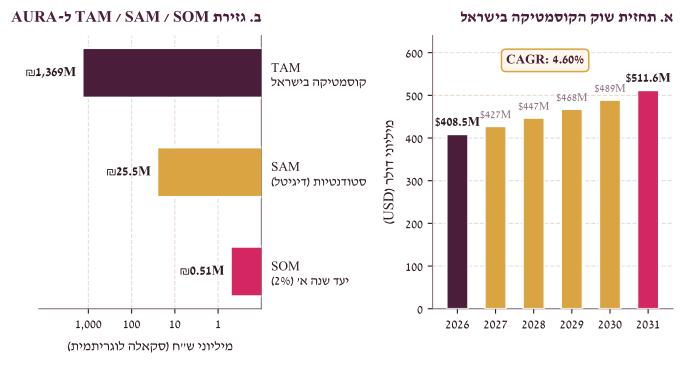

Recreate this plot in Python.
"""Figure: Israel cosmetics market forecast (2026-2031) and AURA TAM/SAM/SOM funnel.

Run from the project root:  python figures/market_growth_tam_sam_som.py
Output: figures/market_growth_tam_sam_som.pdf

Sources:
- Mordor Intelligence (2026): Israel Cosmetic Products Market $408.53M (2026) -> $511.64M (2031), CAGR 4.60%.
- Bank of Israel / market rate (Nov 2026): ~3.35 ILS/USD -> TAM ~1,369M ILS.
- CHE (2026) & CBS (2024): 350,900 students x 60.3% women = ~211.6K female students;
  70% digital/lip adoption (~148.1K) x 2.5 units/yr x 69 ILS = SAM ~25.55M ILS;
  Year-1 SOM target (2.0% of SAM) = ~0.51M ILS.
"""
import matplotlib.pyplot as plt
import numpy as np

from aura_style import AURA, SHADES, apply_style, heb, save


def main() -> None:
    apply_style()

    fig, (ax_l, ax_r) = plt.subplots(
        1, 2, figsize=(8.2, 3.55), gridspec_kw={"width_ratios": [1.0, 1.08]}
    )
    fig.subplots_adjust(wspace=0.74)

    # ------------------------------------------------------------------
    # Right panel (read first in Hebrew RTL): Israel Cosmetics Forecast
    # ------------------------------------------------------------------
    years = np.array([2026, 2027, 2028, 2029, 2030, 2031])
    base_2026 = 408.53
    cagr = 0.046
    values_usd = np.array([base_2026 * ((1 + cagr) ** i) for i in range(len(years))])
    values_usd[-1] = 511.64  # exact published 2031 endpoint

    bar_colors = [
        AURA["plum"],
        AURA["gold"],
        AURA["gold"],
        AURA["gold"],
        AURA["gold"],
        SHADES["berry"],
    ]
    bars = ax_r.bar(years, values_usd, color=bar_colors, width=0.56,
                    edgecolor="white", linewidth=1.2, zorder=3)

    ax_r.set_xlim(2025.35, 2031.65)
    ax_r.set_ylim(0, 640)
    ax_r.set_xticks(years)
    ax_r.set_xticklabels([str(y) for y in years], fontsize=9.8)
    ax_r.set_ylabel(heb("מיליוני דולר (USD)"), fontsize=10.5, color=AURA["ink"], labelpad=6)
    ax_r.grid(axis="y", linestyle="--", color=AURA["grid"], linewidth=0.8, zorder=0)
    ax_r.tick_params(axis="y", labelsize=9.5)

    for idx, (bar, val) in enumerate(zip(bars, values_usd)):
        weight = "bold" if idx in (0, len(years) - 1) else "normal"
        col = AURA["ink"] if idx in (0, len(years) - 1) else AURA["muted"]
        fs = 9.5 if idx in (0, len(years) - 1) else 8.5
        ax_r.text(
            bar.get_x() + bar.get_width() / 2,
            val + 12,
            f"${val:.0f}M" if idx not in (0, len(years) - 1) else f"${val:.1f}M",
            ha="center", va="bottom", fontsize=fs, fontweight=weight, color=col,
        )

    # CAGR badge well above bars
    ax_r.annotate(
        heb("CAGR: 4.60%"),
        xy=(2028.3, 582),
        ha="center", va="center",
        fontsize=9.5, fontweight="bold", color=AURA["plum"],
        bbox=dict(boxstyle="round,pad=0.35", facecolor=AURA["cream"],
                  edgecolor=AURA["gold"], linewidth=1.1),
    )
    ax_r.set_title(
        heb("א. תחזית שוק הקוסמטיקה בישראל"),
        loc="right", fontsize=11.5, fontweight="bold", color=AURA["plum"], pad=10,
    )

    # ------------------------------------------------------------------
    # Left panel (read second in Hebrew RTL): TAM / SAM / SOM (log scale)
    # ------------------------------------------------------------------
    levels = [
        ("TAM\nקוסמטיקה בישראל", 1368.6, "₪1,369M", AURA["plum"]),
        ("SAM\nסטודנטיות (דיגיטל)", 25.55, "₪25.5M", AURA["gold"]),
        ("SOM\nיעד שנה א' (2%)", 0.51, "₪0.51M", SHADES["berry"]),
    ]

    y_pos = np.arange(len(levels))
    vals_ils = [item[1] for item in levels]
    colors_l = [item[3] for item in levels]
    labels_l = [heb(item[0]) for item in levels]

    ax_l.barh(y_pos, vals_ils, color=colors_l, height=0.50,
              edgecolor="white", linewidth=1.5, zorder=3)
    ax_l.set_xscale("log")
    ax_l.set_xlim(0.1, 14000)
    ax_l.invert_xaxis()  # RTL: bars grow right-to-left
    ax_l.invert_yaxis()
    ax_l.yaxis.tick_right()
    ax_l.set_yticks(y_pos)
    ax_l.set_yticklabels(labels_l, fontsize=9.6, linespacing=1.15)
    ax_l.tick_params(axis="y", length=0, pad=7)

    ax_l.set_xticks([1, 10, 100, 1000])
    ax_l.set_xticklabels(["1", "10", "100", "1,000"], fontsize=9.5)
    ax_l.set_xlabel(heb('מיליוני ש"ח (סקאלה לוגריתמית)'), fontsize=10, color=AURA["ink"], labelpad=6)
    ax_l.grid(axis="x", linestyle="--", color=AURA["grid"], linewidth=0.8, zorder=0)

    # Spines for RTL horizontal bars
    ax_l.spines["left"].set_visible(False)
    ax_l.spines["top"].set_visible(False)
    ax_l.spines["right"].set_visible(True)
    ax_l.spines["right"].set_color(AURA["muted"])

    for i, (_, val, txt, _) in enumerate(levels):
        ax_l.text(
            val * 1.4, i, txt,
            va="center", ha="right",
            fontsize=9.8, fontweight="bold", color=AURA["ink"],
        )

    ax_l.set_title(
        heb("ב. גזירת TAM / SAM / SOM ל-AURA"),
        loc="right", fontsize=11.5, fontweight="bold", color=AURA["plum"], pad=10,
    )

    save(fig, "market_growth_tam_sam_som")


if __name__ == "__main__":
    main()
